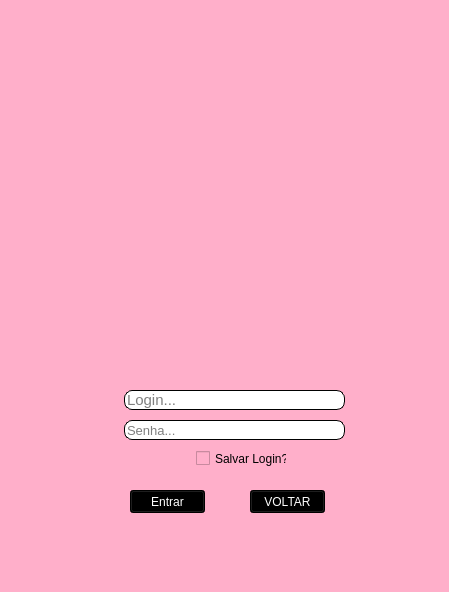
<?xml version="1.0" encoding="UTF-8"?>
<ui version="4.0">
 <class>Form</class>
 <widget class="QWidget" name="Form">
  <property name="enabled">
   <bool>true</bool>
  </property>
  <property name="geometry">
   <rect>
    <x>0</x>
    <y>0</y>
    <width>449</width>
    <height>592</height>
   </rect>
  </property>
  <property name="maximumSize">
   <size>
    <width>600</width>
    <height>600</height>
   </size>
  </property>
  <property name="baseSize">
   <size>
    <width>0</width>
    <height>0</height>
   </size>
  </property>
  <property name="cursor">
   <cursorShape>UpArrowCursor</cursorShape>
  </property>
  <property name="windowTitle">
   <string>Login</string>
  </property>
  <property name="windowIcon">
   <iconset>
    <normaloff>../projeto_lf/python/imgs/mouse-face-apple.png</normaloff>../projeto_lf/python/imgs/mouse-face-apple.png</iconset>
  </property>
  <property name="autoFillBackground">
   <bool>false</bool>
  </property>
  <property name="styleSheet">
   <string notr="true">backgroud-color: rgb(255, 175, 202);
background-color: rgb(255, 175, 202);
</string>
  </property>
  <widget class="QLabel" name="label_3">
   <property name="geometry">
    <rect>
     <x>90</x>
     <y>390</y>
     <width>21</width>
     <height>20</height>
    </rect>
   </property>
   <property name="text">
    <string/>
   </property>
   <property name="pixmap">
    <pixmap>imgs/user.png</pixmap>
   </property>
  </widget>
  <widget class="QLineEdit" name="nome">
   <property name="geometry">
    <rect>
     <x>124</x>
     <y>390</y>
     <width>221</width>
     <height>20</height>
    </rect>
   </property>
   <property name="font">
    <font>
     <family>Arial</family>
     <pointsize>11</pointsize>
    </font>
   </property>
   <property name="styleSheet">
    <string notr="true">QLineEdit {
background-color: #fff;
border: 1px solid #000000;
border-radius: 8px;
}

QLineEdit:focus {
border: 2px solid #000000;

}</string>
   </property>
   <property name="placeholderText">
    <string>Login...</string>
   </property>
  </widget>
  <widget class="QLineEdit" name="senha">
   <property name="geometry">
    <rect>
     <x>124</x>
     <y>420</y>
     <width>221</width>
     <height>20</height>
    </rect>
   </property>
   <property name="font">
    <font>
     <family>Arial</family>
     <pointsize>10</pointsize>
    </font>
   </property>
   <property name="styleSheet">
    <string notr="true">QLineEdit {
background-color: #fff;
border: 1px solid #000000;
border-radius: 8px;
}

QLineEdit:focus {
border: 2px solid #000000;

}</string>
   </property>
   <property name="text">
    <string/>
   </property>
   <property name="frame">
    <bool>true</bool>
   </property>
   <property name="echoMode">
    <enum>QLineEdit::Password</enum>
   </property>
   <property name="placeholderText">
    <string>Senha...</string>
   </property>
  </widget>
  <widget class="QLabel" name="label_2">
   <property name="geometry">
    <rect>
     <x>90</x>
     <y>419</y>
     <width>21</width>
     <height>21</height>
    </rect>
   </property>
   <property name="text">
    <string/>
   </property>
   <property name="pixmap">
    <pixmap>imgs/cadeado20.png</pixmap>
   </property>
  </widget>
  <widget class="QPushButton" name="entrar">
   <property name="geometry">
    <rect>
     <x>130</x>
     <y>490</y>
     <width>75</width>
     <height>23</height>
    </rect>
   </property>
   <property name="styleSheet">
    <string notr="true">background-color: #000000;
color: #ffffff;
</string>
   </property>
   <property name="text">
    <string>Entrar</string>
   </property>
   <property name="autoRepeat">
    <bool>false</bool>
   </property>
   <property name="autoDefault">
    <bool>true</bool>
   </property>
   <property name="default">
    <bool>false</bool>
   </property>
   <property name="flat">
    <bool>false</bool>
   </property>
  </widget>
  <widget class="QCheckBox" name="checkBox">
   <property name="geometry">
    <rect>
     <x>196</x>
     <y>450</y>
     <width>91</width>
     <height>17</height>
    </rect>
   </property>
   <property name="text">
    <string>Salvar Login?</string>
   </property>
  </widget>
  <widget class="QLabel" name="label_4">
   <property name="geometry">
    <rect>
     <x>54</x>
     <y>95</y>
     <width>341</width>
     <height>241</height>
    </rect>
   </property>
   <property name="text">
    <string/>
   </property>
   <property name="pixmap">
    <pixmap>iMAGENs/LOGO-removebg-preview.png</pixmap>
   </property>
   <property name="scaledContents">
    <bool>true</bool>
   </property>
  </widget>
  <widget class="QLabel" name="label">
   <property name="geometry">
    <rect>
     <x>93</x>
     <y>421</y>
     <width>33</width>
     <height>17</height>
    </rect>
   </property>
   <property name="text">
    <string/>
   </property>
   <property name="pixmap">
    <pixmap>iMAGENs/Cadeado-removebg-preview.png</pixmap>
   </property>
   <property name="scaledContents">
    <bool>true</bool>
   </property>
  </widget>
  <widget class="QLabel" name="label_5">
   <property name="geometry">
    <rect>
     <x>91</x>
     <y>389</y>
     <width>35</width>
     <height>23</height>
    </rect>
   </property>
   <property name="text">
    <string/>
   </property>
   <property name="pixmap">
    <pixmap>iMAGENs/userpp-removebg-preview.png</pixmap>
   </property>
   <property name="scaledContents">
    <bool>true</bool>
   </property>
  </widget>
  <widget class="QLabel" name="label_6">
   <property name="geometry">
    <rect>
     <x>10</x>
     <y>510</y>
     <width>91</width>
     <height>81</height>
    </rect>
   </property>
   <property name="text">
    <string/>
   </property>
   <property name="pixmap">
    <pixmap>../Users/889067/Downloads/2-removebg-preview.png</pixmap>
   </property>
   <property name="scaledContents">
    <bool>true</bool>
   </property>
  </widget>
  <widget class="QLabel" name="label_7">
   <property name="geometry">
    <rect>
     <x>351</x>
     <y>510</y>
     <width>91</width>
     <height>81</height>
    </rect>
   </property>
   <property name="text">
    <string/>
   </property>
   <property name="pixmap">
    <pixmap>../Users/889067/Downloads/2-removebg-preview.png</pixmap>
   </property>
   <property name="scaledContents">
    <bool>true</bool>
   </property>
  </widget>
  <widget class="QPushButton" name="voltar">
   <property name="geometry">
    <rect>
     <x>250</x>
     <y>490</y>
     <width>75</width>
     <height>23</height>
    </rect>
   </property>
   <property name="styleSheet">
    <string notr="true">color: rgb(255, 255, 255);
background-color: rgb(0, 0, 0);</string>
   </property>
   <property name="text">
    <string>VOLTAR</string>
   </property>
  </widget>
  <zorder>label_3</zorder>
  <zorder>label_2</zorder>
  <zorder>entrar</zorder>
  <zorder>checkBox</zorder>
  <zorder>label_4</zorder>
  <zorder>label</zorder>
  <zorder>label_5</zorder>
  <zorder>nome</zorder>
  <zorder>senha</zorder>
  <zorder>label_6</zorder>
  <zorder>label_7</zorder>
  <zorder>voltar</zorder>
 </widget>
 <resources/>
 <connections>
  <connection>
   <sender>entrar</sender>
   <signal>clicked()</signal>
   <receiver>Form</receiver>
   <slot>hide()</slot>
   <hints>
    <hint type="sourcelabel">
     <x>177</x>
     <y>491</y>
    </hint>
    <hint type="destinationlabel">
     <x>224</x>
     <y>295</y>
    </hint>
   </hints>
  </connection>
 </connections>
 <slots>
  <slot>slot1()</slot>
 </slots>
</ui>
